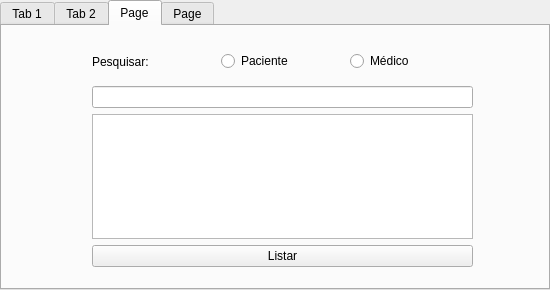
<?xml version="1.0" encoding="UTF-8"?>
<ui version="4.0">
 <class>Consulta</class>
 <widget class="QDialog" name="Consulta">
  <property name="geometry">
   <rect>
    <x>0</x>
    <y>0</y>
    <width>550</width>
    <height>290</height>
   </rect>
  </property>
  <property name="windowTitle">
   <string>Dialog</string>
  </property>
  <widget class="QTabWidget" name="tabWidget">
   <property name="geometry">
    <rect>
     <x>0</x>
     <y>0</y>
     <width>550</width>
     <height>290</height>
    </rect>
   </property>
   <property name="styleSheet">
    <string notr="true"/>
   </property>
   <property name="currentIndex">
    <number>2</number>
   </property>
   <widget class="QWidget" name="tab">
    <attribute name="title">
     <string>Tab 1</string>
    </attribute>
    <widget class="QWidget" name="verticalLayoutWidget">
     <property name="geometry">
      <rect>
       <x>60</x>
       <y>60</y>
       <width>201</width>
       <height>57</height>
      </rect>
     </property>
     <layout class="QVBoxLayout" name="verticalLayout">
      <item>
       <widget class="QLabel" name="label">
        <property name="text">
         <string>ID Paciente</string>
        </property>
       </widget>
      </item>
      <item>
       <widget class="QLineEdit" name="nome_f"/>
      </item>
     </layout>
    </widget>
    <widget class="QWidget" name="verticalLayoutWidget_2">
     <property name="geometry">
      <rect>
       <x>60</x>
       <y>120</y>
       <width>201</width>
       <height>57</height>
      </rect>
     </property>
     <layout class="QVBoxLayout" name="verticalLayout_2">
      <item>
       <widget class="QLabel" name="label_3">
        <property name="text">
         <string>Observações</string>
        </property>
       </widget>
      </item>
      <item>
       <widget class="QLineEdit" name="convenio"/>
      </item>
     </layout>
    </widget>
    <widget class="QWidget" name="verticalLayoutWidget_4">
     <property name="geometry">
      <rect>
       <x>280</x>
       <y>60</y>
       <width>181</width>
       <height>57</height>
      </rect>
     </property>
     <layout class="QVBoxLayout" name="crmbox">
      <item>
       <widget class="QLabel" name="crml">
        <property name="text">
         <string>ID Medico</string>
        </property>
       </widget>
      </item>
      <item>
       <widget class="QLineEdit" name="idade"/>
      </item>
     </layout>
    </widget>
    <widget class="QDialogButtonBox" name="buttonBox">
     <property name="geometry">
      <rect>
       <x>180</x>
       <y>200</y>
       <width>171</width>
       <height>29</height>
      </rect>
     </property>
     <property name="standardButtons">
      <set>QDialogButtonBox::StandardButton::Cancel|QDialogButtonBox::StandardButton::Ok</set>
     </property>
    </widget>
    <widget class="QWidget" name="horizontalLayoutWidget">
     <property name="geometry">
      <rect>
       <x>10</x>
       <y>10</y>
       <width>341</width>
       <height>41</height>
      </rect>
     </property>
     <layout class="QHBoxLayout" name="horizontalLayout">
      <item>
       <widget class="QRadioButton" name="novo_func">
        <property name="text">
         <string>Nova Consulta</string>
        </property>
       </widget>
      </item>
      <item>
       <widget class="QRadioButton" name="Alterar_d">
        <property name="text">
         <string>Alterar Dados</string>
        </property>
       </widget>
      </item>
     </layout>
    </widget>
    <widget class="QWidget" name="horizontalLayoutWidget_2">
     <property name="geometry">
      <rect>
       <x>370</x>
       <y>10</y>
       <width>161</width>
       <height>41</height>
      </rect>
     </property>
     <layout class="QHBoxLayout" name="horizontalLayout_2">
      <item>
       <widget class="QLabel" name="idlb">
        <property name="text">
         <string>ID</string>
        </property>
       </widget>
      </item>
      <item>
       <widget class="QLineEdit" name="id"/>
      </item>
     </layout>
    </widget>
    <widget class="QWidget" name="verticalLayoutWidget_3">
     <property name="geometry">
      <rect>
       <x>280</x>
       <y>120</y>
       <width>181</width>
       <height>60</height>
      </rect>
     </property>
     <layout class="QVBoxLayout" name="verticalLayout_3">
      <item>
       <widget class="QLabel" name="label_5">
        <property name="text">
         <string>Data</string>
        </property>
       </widget>
      </item>
      <item>
       <widget class="QDateTimeEdit" name="dateTimeEdit"/>
      </item>
     </layout>
    </widget>
   </widget>
   <widget class="QWidget" name="tab_2">
    <attribute name="title">
     <string>Tab 2</string>
    </attribute>
    <widget class="QWidget" name="verticalLayoutWidget_7">
     <property name="geometry">
      <rect>
       <x>290</x>
       <y>20</y>
       <width>242</width>
       <height>211</height>
      </rect>
     </property>
     <layout class="QVBoxLayout" name="verticalLayout_7">
      <item>
       <widget class="QLabel" name="label_8">
        <property name="text">
         <string>Pesquisar por IDs/data:</string>
        </property>
        <property name="alignment">
         <set>Qt::AlignmentFlag::AlignCenter</set>
        </property>
       </widget>
      </item>
      <item>
       <widget class="QLineEdit" name="p_nome"/>
      </item>
      <item>
       <widget class="QListWidget" name="mostrar_nome"/>
      </item>
      <item>
       <widget class="QPushButton" name="pushButton_2">
        <property name="text">
         <string>Listar</string>
        </property>
       </widget>
      </item>
     </layout>
    </widget>
    <widget class="QWidget" name="verticalLayoutWidget_6">
     <property name="geometry">
      <rect>
       <x>10</x>
       <y>20</y>
       <width>271</width>
       <height>211</height>
      </rect>
     </property>
     <layout class="QVBoxLayout" name="verticalLayout_6">
      <item>
       <widget class="QLabel" name="label_7">
        <property name="text">
         <string>Listar Consultas</string>
        </property>
        <property name="alignment">
         <set>Qt::AlignmentFlag::AlignCenter</set>
        </property>
       </widget>
      </item>
      <item>
       <widget class="QListWidget" name="lista1"/>
      </item>
      <item>
       <widget class="QPushButton" name="pushButton">
        <property name="text">
         <string>Listar</string>
        </property>
       </widget>
      </item>
     </layout>
    </widget>
   </widget>
   <widget class="QWidget" name="tab_4">
    <attribute name="title">
     <string>Page</string>
    </attribute>
    <widget class="QWidget" name="horizontalLayoutWidget_3">
     <property name="geometry">
      <rect>
       <x>90</x>
       <y>10</y>
       <width>381</width>
       <height>51</height>
      </rect>
     </property>
     <layout class="QHBoxLayout" name="horizontalLayout_4">
      <item>
       <widget class="QLabel" name="label_2">
        <property name="text">
         <string>Pesquisar: </string>
        </property>
       </widget>
      </item>
      <item>
       <widget class="QRadioButton" name="radio_paciente">
        <property name="text">
         <string>Paciente</string>
        </property>
       </widget>
      </item>
      <item>
       <widget class="QRadioButton" name="radio_medico">
        <property name="text">
         <string>Médico</string>
        </property>
       </widget>
      </item>
     </layout>
    </widget>
    <widget class="QWidget" name="verticalLayoutWidget_11">
     <property name="geometry">
      <rect>
       <x>90</x>
       <y>60</y>
       <width>381</width>
       <height>181</height>
      </rect>
     </property>
     <layout class="QVBoxLayout" name="verticalLayout_9">
      <item>
       <widget class="QLineEdit" name="pesquisar"/>
      </item>
      <item>
       <widget class="QListWidget" name="pesquisarlista"/>
      </item>
      <item>
       <widget class="QPushButton" name="pushButton_5">
        <property name="text">
         <string>Listar</string>
        </property>
       </widget>
      </item>
     </layout>
    </widget>
   </widget>
   <widget class="QWidget" name="tab_3">
    <attribute name="title">
     <string>Page</string>
    </attribute>
    <widget class="QWidget" name="verticalLayoutWidget_8">
     <property name="geometry">
      <rect>
       <x>30</x>
       <y>10</y>
       <width>191</width>
       <height>111</height>
      </rect>
     </property>
     <layout class="QVBoxLayout" name="verticalLayout_4">
      <item>
       <widget class="QLabel" name="label_4">
        <property name="text">
         <string>Excluir Consulta</string>
        </property>
        <property name="alignment">
         <set>Qt::AlignmentFlag::AlignCenter</set>
        </property>
       </widget>
      </item>
      <item>
       <layout class="QHBoxLayout" name="horizontalLayout_3">
        <item>
         <widget class="QLabel" name="idlb_2">
          <property name="text">
           <string>ID</string>
          </property>
         </widget>
        </item>
        <item>
         <widget class="QLineEdit" name="id_2"/>
        </item>
       </layout>
      </item>
      <item>
       <widget class="QPushButton" name="pushButton_3">
        <property name="text">
         <string>Excluir</string>
        </property>
       </widget>
      </item>
     </layout>
    </widget>
    <widget class="QWidget" name="verticalLayoutWidget_10">
     <property name="geometry">
      <rect>
       <x>250</x>
       <y>10</y>
       <width>271</width>
       <height>211</height>
      </rect>
     </property>
     <layout class="QVBoxLayout" name="verticalLayout_8">
      <item>
       <widget class="QLabel" name="label_9">
        <property name="text">
         <string>Pesquisar por IDs/data:</string>
        </property>
        <property name="alignment">
         <set>Qt::AlignmentFlag::AlignCenter</set>
        </property>
       </widget>
      </item>
      <item>
       <widget class="QLineEdit" name="p_nome2"/>
      </item>
      <item>
       <widget class="QListWidget" name="mostrar_nome2"/>
      </item>
      <item>
       <widget class="QPushButton" name="pushButton_4">
        <property name="text">
         <string>Listar</string>
        </property>
       </widget>
      </item>
     </layout>
    </widget>
   </widget>
  </widget>
 </widget>
 <resources/>
 <connections/>
</ui>
